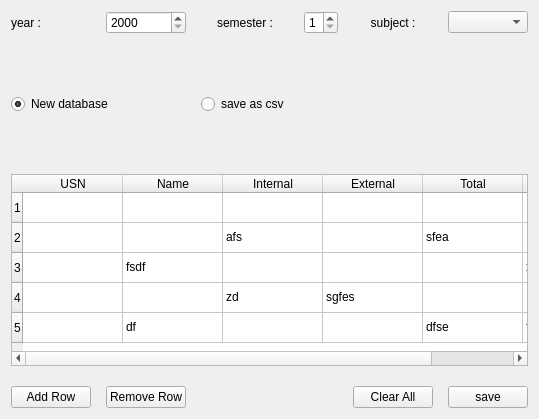
            <widget class="QWidget" name="tb_create">
             <property name="statusTip">
              <string>create new database file</string>
             </property>
             <attribute name="title">
              <string>Create</string>
             </attribute>
             <layout class="QGridLayout" name="gridLayout">
              <property name="horizontalSpacing">
               <number>15</number>
              </property>
              <property name="verticalSpacing">
               <number>20</number>
              </property>
              <item row="0" column="0">
               <widget class="QLabel" name="lbCrtYear">
                <property name="statusTip">
                 <string/>
                </property>
                <property name="text">
                 <string>year :</string>
                </property>
                <property name="alignment">
                 <set>Qt::AlignLeading|Qt::AlignLeft|Qt::AlignVCenter</set>
                </property>
               </widget>
              </item>
              <item row="4" column="0" colspan="6">
               <widget class="QTableWidget" name="tableWidgetCrt">
                <property name="rowCount">
                 <number>5</number>
                </property>
                <row>
                 <property name="text">
                  <string>1</string>
                 </property>
                </row>
                <row>
                 <property name="text">
                  <string>2</string>
                 </property>
                </row>
                <row>
                 <property name="text">
                  <string>3</string>
                 </property>
                </row>
                <row>
                 <property name="text">
                  <string>4</string>
                 </property>
                </row>
                <row>
                 <property name="text">
                  <string>5</string>
                 </property>
                </row>
                <column>
                 <property name="text">
                  <string>USN</string>
                 </property>
                </column>
                <column>
                 <property name="text">
                  <string>Name</string>
                 </property>
                </column>
                <column>
                 <property name="text">
                  <string>Internal</string>
                 </property>
                </column>
                <column>
                 <property name="text">
                  <string>External</string>
                 </property>
                </column>
                <column>
                 <property name="text">
                  <string>Total</string>
                 </property>
                </column>
                <column>
                 <property name="text">
                  <string>Result</string>
                 </property>
                </column>
                <item row="1" column="2">
                 <property name="text">
                  <string>afs</string>
                 </property>
                </item>
                <item row="1" column="4">
                 <property name="text">
                  <string>sfea</string>
                 </property>
                </item>
                <item row="2" column="1">
                 <property name="text">
                  <string>fsdf</string>
                 </property>
                </item>
                <item row="2" column="5">
                 <property name="text">
                  <string>xfg</string>
                 </property>
                </item>
                <item row="3" column="2">
                 <property name="text">
                  <string>zd</string>
                 </property>
                </item>
                <item row="3" column="3">
                 <property name="text">
                  <string>sgfes</string>
                 </property>
                </item>
                <item row="4" column="1">
                 <property name="text">
                  <string>df</string>
                 </property>
                </item>
                <item row="4" column="4">
                 <property name="text">
                  <string>dfse</string>
                 </property>
                </item>
                <item row="4" column="5">
                 <property name="text">
                  <string>fxbgf</string>
                 </property>
                </item>
               </widget>
              </item>
              <item row="5" column="4">
               <widget class="QPushButton" name="pbtnCrtClr">
                <property name="statusTip">
                 <string>clears all the contents of the table</string>
                </property>
                <property name="text">
                 <string>Clear All</string>
                </property>
               </widget>
              </item>
              <item row="2" column="0" colspan="2">
               <widget class="QRadioButton" name="rbtnCrtNewdb">
                <property name="statusTip">
                 <string>Create a new database file</string>
                </property>
                <property name="text">
                 <string>New database</string>
                </property>
                <property name="checked">
                 <bool>true</bool>
                </property>
               </widget>
              </item>
              <item row="0" column="3">
               <widget class="QSpinBox" name="sbCrtSem">
                <property name="statusTip">
                 <string>select sem</string>
                </property>
                <property name="minimum">
                 <number>1</number>
                </property>
                <property name="maximum">
                 <number>8</number>
                </property>
               </widget>
              </item>
              <item row="5" column="1">
               <widget class="QPushButton" name="pbtnCrtRm">
                <property name="toolTip">
                 <string>Remove</string>
                </property>
                <property name="toolTipDuration">
                 <number>1000</number>
                </property>
                <property name="statusTip">
                 <string>removes selected row</string>
                </property>
                <property name="text">
                 <string>Remove Row</string>
                </property>
               </widget>
              </item>
              <item row="0" column="4">
               <widget class="QLabel" name="lbCrtSub">
                <property name="text">
                 <string>subject :</string>
                </property>
                <property name="alignment">
                 <set>Qt::AlignCenter</set>
                </property>
               </widget>
              </item>
              <item row="5" column="5">
               <widget class="QPushButton" name="pbtnCrtSave">
                <property name="toolTip">
                 <string>Save</string>
                </property>
                <property name="statusTip">
                 <string>Save the content to selected file format</string>
                </property>
                <property name="text">
                 <string>save</string>
                </property>
               </widget>
              </item>
              <item row="0" column="1">
               <widget class="QSpinBox" name="sbCrtYear">
                <property name="statusTip">
                 <string>select year</string>
                </property>
                <property name="minimum">
                 <number>2000</number>
                </property>
                <property name="maximum">
                 <number>3000</number>
                </property>
                <property name="singleStep">
                 <number>1</number>
                </property>
                <property name="displayIntegerBase">
                 <number>10</number>
                </property>
               </widget>
              </item>
              <item row="0" column="5">
               <widget class="QComboBox" name="cbCrtSub">
                <property name="toolTip">
                 <string/>
                </property>
                <property name="statusTip">
                 <string>select subjects</string>
                </property>
               </widget>
              </item>
              <item row="0" column="2">
               <widget class="QLabel" name="lbCrtSem">
                <property name="text">
                 <string>semester :</string>
                </property>
                <property name="alignment">
                 <set>Qt::AlignCenter</set>
                </property>
               </widget>
              </item>
              <item row="3" column="2">
               <spacer name="verticalSpacer_10">
                <property name="orientation">
                 <enum>Qt::Vertical</enum>
                </property>
                <property name="sizeType">
                 <enum>QSizePolicy::Maximum</enum>
                </property>
                <property name="sizeHint" stdset="0">
                 <size>
                  <width>20</width>
                  <height>40</height>
                 </size>
                </property>
               </spacer>
              </item>
              <item row="1" column="1">
               <spacer name="verticalSpacer_9">
                <property name="orientation">
                 <enum>Qt::Vertical</enum>
                </property>
                <property name="sizeType">
                 <enum>QSizePolicy::Maximum</enum>
                </property>
                <property name="sizeHint" stdset="0">
                 <size>
                  <width>20</width>
                  <height>40</height>
                 </size>
                </property>
               </spacer>
              </item>
              <item row="5" column="0">
               <widget class="QPushButton" name="pbtnCrtAdd">
                <property name="cursor">
                 <cursorShape>PointingHandCursor</cursorShape>
                </property>
                <property name="focusPolicy">
                 <enum>Qt::ClickFocus</enum>
                </property>
                <property name="acceptDrops">
                 <bool>false</bool>
                </property>
                <property name="toolTip">
                 <string comment="this is" extracomment="this will add new row at the bottom">Add</string>
                </property>
                <property name="toolTipDuration">
                 <number>1000</number>
                </property>
                <property name="statusTip">
                 <string notr="true" comment="this is tool" extracomment="this is tool">Add row at the end</string>
                </property>
                <property name="text">
                 <string>Add Row</string>
                </property>
                <property name="autoDefault">
                 <bool>true</bool>
                </property>
                <property name="default">
                 <bool>false</bool>
                </property>
                <property name="flat">
                 <bool>false</bool>
                </property>
               </widget>
              </item>
              <item row="2" column="2">
               <widget class="QRadioButton" name="rbtnCrtCSV">
                <property name="statusTip">
                 <string>create a new CSV file.</string>
                </property>
                <property name="text">
                 <string>save as csv</string>
                </property>
               </widget>
              </item>
             </layout>
            </widget>
